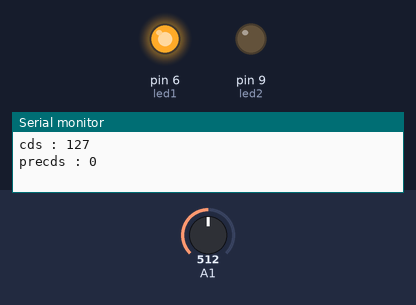
Recording of a sketch running on a simulated Arduino Uno, built with avr-gcc and run on an emulated ATmega328P. On the bench: output pins drawn as LEDs (lit = HIGH), the last lines printed to the serial monitor. Inputs (shaded band) come from the test bench; at power-on: A1 = 512.

Above: at 1.2 s.
1.3 s: A1 set to 306
At 1.5 s:
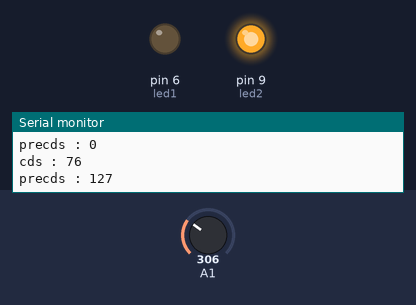
Timing chart, 0 to 4.3 s (numbered marks = the images above; inputs shaded):
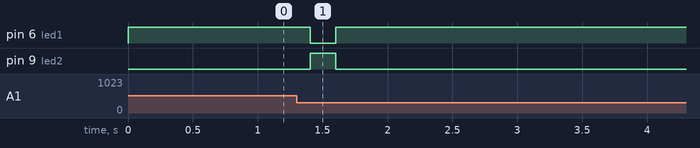

Measured:
- after the input at 1.3 s, pin 6 (led1): HIGH → LOW after 0.10 s, → HIGH 0.20 s later; pin 9 (led2): LOW → HIGH after 0.10 s, → LOW 0.20 s later

The sketch:

IlluminationSensor_CompareWithPrevious.ino
```cpp
int led1 = 6;
int led2 = 9;
int precds = 0;
int sensVal = 0;

void setup() {
  Serial.begin(9600);
  pinMode(led1, OUTPUT);
  pinMode(led2, OUTPUT);
}

void loop() {
  int cds = analogRead(A1);
  cds = map(cds, 0, 1023, 0, 255);

  if (cds != precds) {
    Serial.print("cds : ");
    Serial.println(cds);
    Serial.print("precds : ");
    Serial.println(precds);
  }

  sensVal = max(cds, precds);

  if (sensVal == cds) {
    analogWrite(led1, 255);
    digitalWrite(led2, LOW);
    precds = cds;
    delay(200);
  }
   else {
    analogWrite(led2, 255);
    digitalWrite(led1, LOW);
    precds = cds;
    delay(200);
  }
}
```
